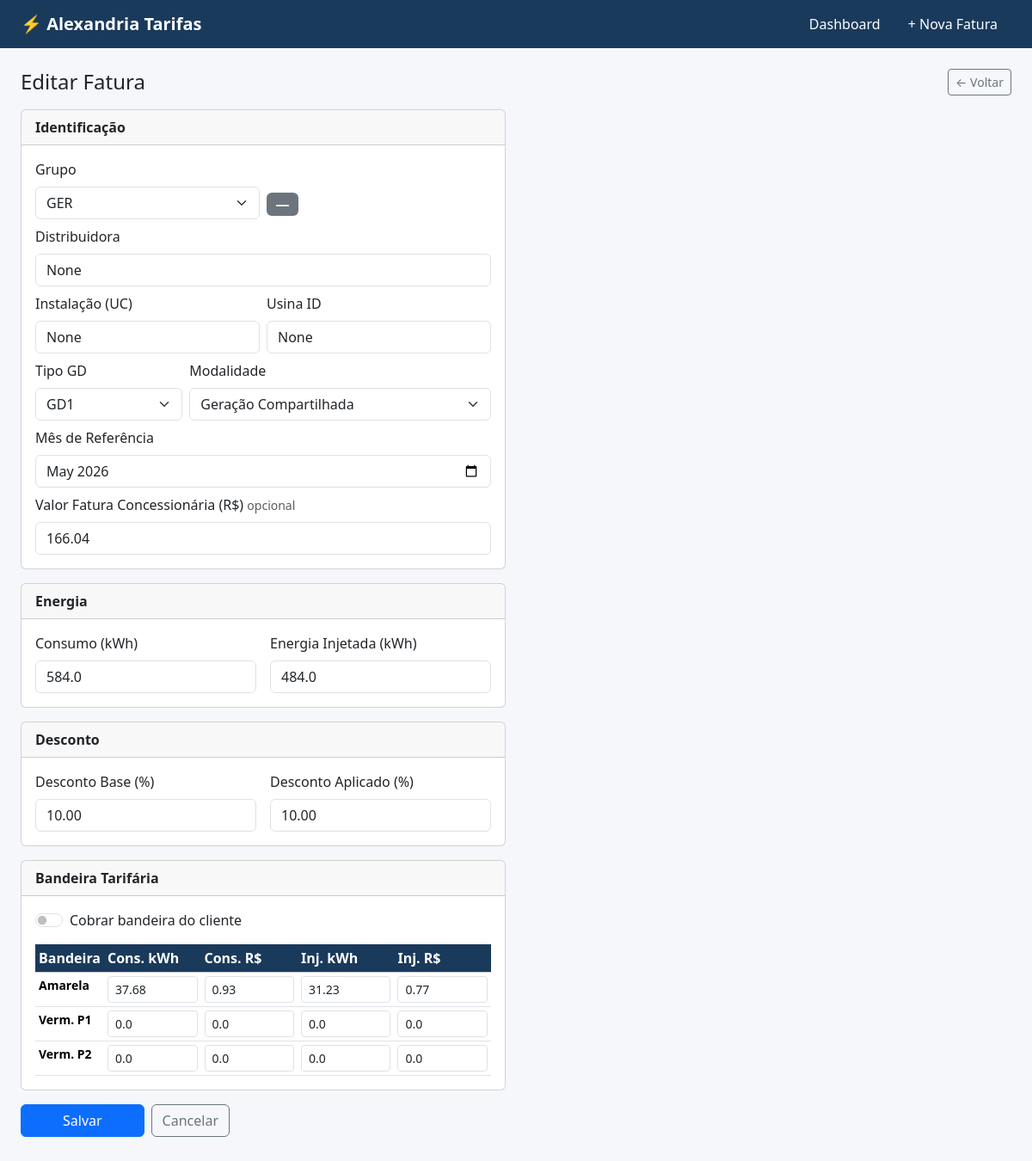
Screenshot of /faturas/1/editar with the database file from the repository.
### tables this page shows
CREATE TABLE faturas (
    id                      INTEGER PRIMARY KEY AUTOINCREMENT,
    cliente_id              INTEGER NOT NULL REFERENCES clientes(id),
    mes_referencia          TEXT NOT NULL,

    -- comuns a todos os grupos
    valor_concessionaria    REAL,
    consumo_kwh             REAL NOT NULL,
    injetada_kwh            REAL NOT NULL,
    desconto_base           REAL NOT NULL,
    desconto_aplicado       REAL,
    cobra_band              INTEGER NOT NULL DEFAULT 0,

    -- GER: TE + TUSD separados
    te_consumo              REAL,
    tusd_consumo            REAL,
    te_compensada           REAL,
    tusd_compensada         REAL,

    -- NEOENERGIA: TUSD + TE com nomes próprios
    tusd_distribuidora      REAL,
    te_distribuidora        REAL,
    desconto_injecao        REAL,

    -- EQT / CEMIG / BRASILIA / ENERGISA / LIGHT: tarifa direta
    tarifa_distribuidora_input REAL,
    tarifa_compensada_input    REAL,
    ajuste_gd2              REAL,

    -- EQT: SCEE (5 campos)
    scee_consumo            REAL,
    scee_injecao            REAL,
    scee_comp_nao_isento    REAL,
    scee_beneficio_bruto    REAL,
    scee_beneficio_liquido  REAL,

    -- LIGHT: TUSD/TE da injeção e fornecimento
    tusd_injetada_gd        REAL,
    te_injetada_gd          REAL,
    tusd_fornecida_gd       REAL,
    te_fornecida_gd         REAL,

    -- LIGHT: impostos (necessários para calcular valor_geracao)
    aliquota_icms           REAL,
    valor_icms              REAL,
    aliquota_pis            REAL,
    valor_pis               REAL,
    aliquota_cofins         REAL,
    valor_cofins            REAL,

    -- Bandeira consumo: todos os grupos têm pelo menos os valores
    b_amarela_cons_kwh      REAL DEFAULT 0,
    b_amarela_cons_valor    REAL DEFAULT 0,
    b_verm_p1_cons_kwh      REAL DEFAULT 0,
    b_verm_p1_cons_valor    REAL DEFAULT 0,
    b_verm_p2_cons_kwh      REAL DEFAULT 0,
    b_verm_p2_cons_valor    REAL DEFAULT 0,

    -- Bandeira injeção: apenas GER, EQT, CEMIG
    b_amarela_inj_kwh       REAL DEFAULT 0,
    b_amarela_inj_valor     REAL DEFAULT 0,
    b_verm_p1_inj_kwh       REAL DEFAULT 0,
    b_verm_p1_inj_valor     REAL DEFAULT 0,
    b_verm_p2_inj_kwh       REAL DEFAULT 0,
    b_verm_p2_inj_valor     REAL DEFAULT 0,

    -- Outputs calculados
    tarifa_distribuidora    REAL,
    tarifa_compensada       REAL,
    tarifa_geracao          REAL,
    desconto_real           REAL,
    desconto_ref            REAL,

    -- Pagamento
    status_pagamento        TEXT DEFAULT 'pendente',
    data_pagamento          DATE,
    obs                     TEXT,
    criado_em               DATETIME DEFAULT CURRENT_TIMESTAMP,

    UNIQUE(cliente_id, mes_referencia)
);

### app.py (the view, shortened to what this page needs)
@app.route("/faturas/nova", methods=["GET", "POST"])
@app.route("/faturas/<int:id>/editar", methods=["GET", "POST"])
def form_fatura(id=None):
    fatura = db.get_fatura(id) if id else None
    token    = request.args.get("_extr")
    extraido = _carregar_extraido(token) if token else None
    _log_debug(f"GET form_fatura: token={token} extraido={'SIM keys='+str(list(extraido.keys())) if extraido else 'NAO'}")
    mes_pre   = request.args.get("mes", mes_atual())
    grupo_pre = None
    if extraido:
        mes_pre   = (extraido.get("mes_referencia") or mes_pre[:7]) + "-01"
        grupo_pre = extraido.get("_grupo") or extraido.get("grupo")
    elif fatura:
        grupo_pre = fatura["grupo"]
    return render_template("form_fatura.html",
                           fatura=fatura,
                           mes_pre=mes_pre,
                           grupo_pre=grupo_pre,
                           campos_grupo=CAMPOS_GRUPO,
                           grupos=db.GRUPOS,
                           concessionarias=CONCESSIONARIAS,
                           extraido=extraido)

### app.py (called while the page is built)
def _log_debug(msg: str):
    with open(DEBUG_LOG, "a", encoding="utf-8") as f:
        f.write(f"[{datetime.now().strftime('%H:%M:%S')}] {msg}\n")

def mes_atual():
    hoje = date.today()
    return f"{hoje.year}-{hoje.month:02d}-01"

### db.py (called while the page is built)
def get_conn():
    conn = sqlite3.connect(DB_PATH)
    conn.row_factory = sqlite3.Row
    conn.execute("PRAGMA foreign_keys = OFF")   # desligado pois cliente_id agora é opcional
    return conn

def get_fatura(id):
    with get_conn() as conn:
        return conn.execute("SELECT * FROM faturas WHERE id=?", (id,)).fetchone()

### templates/form_fatura.html (shortened to what this page needs)
{% extends "base.html" %}
{% block content %}
{% macro pv(field, default='') -%}
  {%- if fatura -%}{{ fatura[field] if fatura[field] is not none else default }}{%- elif extraido -%}{{ extraido.get(field) if extraido.get(field) is not none else default }}{%- else -%}{{ default }}{%- endif -%}
{%- endmacro %}
<div class="d-flex justify-content-between align-items-center mb-3">
  <h4 class="mb-0">{{ 'Editar Fatura' if fatura else 'Nova Fatura' }}</h4>
  <a href="/" class="btn btn-outline-secondary btn-sm">← Voltar</a>
</div>
<form method="post" id="formFatura">
  <div class="row g-4">
    <div class="col-md-6">
      <div class="card mb-3">
        <div class="card-header fw-semibold">Identificação</div>
        <div class="card-body">
          <div class="row g-2 mb-2">
            <div class="col-6">
              <label class="form-label">Grupo</label>
              <select name="grupo" id="grupo" class="form-select" required
                onchange="aplicarGrupo(this.value)">
                {% for g in grupos %}
                  <option value="{{ g }}" {% if (fatura and fatura.grupo == g) or grupo_pre == g %}selected{% endif %}>{{ g }}</option>
                {% endfor %}
              </select>
            </div>
            <div class="col-6 d-flex align-items-end">
              <span id="badge-grupo" class="badge bg-secondary fs-6 mb-1">—</span>
            </div>
          </div>
          <div class="mb-2">
            <label class="form-label">Distribuidora</label>
            <input type="text" name="distribuidora" id="distribuidora"
              class="form-control" required
              list="lista-conc" placeholder="Digite para buscar..."
              autocomplete="off"
              value="{{ fatura.distribuidora if fatura else (extraido.get('distribuidora', '') if extraido else '') }}">
          </div>
          <div class="row g-2 mb-2">
            <div class="col-6">
              <label class="form-label">Instalação (UC)</label>
              <input type="text" name="instalacao" class="form-control" required
                placeholder="ex: 7739089"
                value="{{ fatura.instalacao if fatura else (extraido.get('instalacao', '') if extraido else '') }}">
            </div>
            <div class="col-6">
              <label class="form-label">Usina ID</label>
              <input type="text" name="usina_id" class="form-control"
                placeholder="ex: 3"
                value="{{ fatura.usina_id if fatura else '' }}">
            </div>
          </div>
          <div class="row g-2 mb-2">
            <div class="col-4">
              <label class="form-label">Tipo GD</label>
              <select name="tipo_gd" class="form-select">
                <option value="GD1" {% if (fatura and fatura.tipo_gd == 'GD1') or not fatura %}selected{% endif %}>GD1</option>
              </select>
            </div>
            <div class="col-8">
              <label class="form-label">Modalidade</label>
              <select name="modalidade" class="form-select">
                <option value="Geração Compartilhada" {% if not fatura or fatura.modalidade == 'Geração Compartilhada' %}selected{% endif %}>Geração Compartilhada</option>
              </select>
            </div>
          </div>
          <div class="row g-2 mb-2">
            <div class="col">
              <label class="form-label">Mês de Referência</label>
              <input type="month" name="mes_referencia" class="form-control" required
                value="{{ fatura.mes_referencia[:7] if fatura else (extraido.get('mes_referencia', mes_pre[:7]) if extraido else mes_pre[:7]) }}">
            </div>
          </div>
          <div>
            <label class="form-label">Valor Fatura Concessionária (R$) <span class="text-muted small">opcional</span></label>
            <input type="number" step="0.01" name="valor_concessionaria" class="form-control"
              value="{{ pv('valor_concessionaria') }}">
          </div>
        </div>
      </div>
      <div class="card mb-3">
        <div class="card-header fw-semibold">Energia</div>
        <div class="card-body row g-3">
          <div class="col-6">
            <label class="form-label">Consumo (kWh)</label>
            <input type="number" step="0.01" name="consumo_kwh" id="consumo_kwh" class="form-control calc" required
              value="{{ pv('consumo_kwh') }}">
          </div>
          <div class="col-6">
            <label class="form-label">Energia Injetada (kWh)</label>
            <input type="number" step="0.01" name="injetada_kwh" id="injetada_kwh" class="form-control calc" required
              value="{{ pv('injetada_kwh') }}">
          </div>
        </div>
      </div>
      <div class="card mb-3">
        <div class="card-header fw-semibold">Desconto</div>
        <div class="card-body row g-3">
          <div class="col-6">
            <label class="form-label">Desconto Base (%)</label>
            <input type="number" step="0.01" name="desconto_base_pct" id="desconto_base_pct" class="form-control calc" required
              value="{{ '%.2f'|format((fatura.desconto_base or 0.1)*100) if fatura else '10.00' }}">
          </div>
          <div class="col-6" id="bloco_desc_aplicado">
            <label class="form-label">Desconto Aplicado (%)</label>
            <input type="number" step="0.01" name="desconto_aplicado_pct" id="desconto_aplicado_pct" class="form-control calc"
              value="{{ '%.2f'|format((fatura.desconto_aplicado or 0.1)*100) if fatura else '10.00' }}">
          </div>
        </div>
      </div>
      <div class="card mb-3">
        <div class="card-header fw-semibold">Bandeira Tarifária</div>
        <div class="card-body">
          <div class="form-check form-switch mb-3">
            <input class="form-check-input calc" type="checkbox" name="cobra_band" id="cobra_band"
              {{ 'checked' if fatura and fatura.cobra_band else '' }}>
            <label class="form-check-label" for="cobra_band">Cobrar bandeira do cliente</label>
          </div>
          <div id="bloco_band_kwh">
            <div class="table-responsive">
              <table class="table table-sm mb-0">
                <thead class="table-light"><tr>
                  <th class="text-nowrap" style="min-width:80px">Bandeira</th>
                  <th class="text-nowrap" style="min-width:110px">Cons. kWh</th>
                  <th class="text-nowrap" style="min-width:110px">Cons. R$</th>
                  <th id="th_inj_kwh" class="text-nowrap" style="min-width:110px">Inj. kWh</th>
                  <th id="th_inj_val" class="text-nowrap" style="min-width:110px">Inj. R$</th>
                </tr></thead>
                <tbody>
                  {% for tipo, label in [('amarela','Amarela'),('verm_p1','Verm. P1'),('verm_p2','Verm. P2')] %}
                  <tr>
                    <td class="fw-semibold small">{{ label }}</td>
                    <td><input type="number" step="0.01" name="b_{{ tipo }}_cons_kwh" class="form-control form-control-sm calc"
                      value="{{ pv('b_' ~ tipo ~ '_cons_kwh', '0') }}"></td>
                    <td><input type="number" step="0.01" name="b_{{ tipo }}_cons_valor" class="form-control form-control-sm calc"
                      value="{{ pv('b_' ~ tipo ~ '_cons_valor', '0') }}"></td>
                    <td class="td_inj_kwh"><input type="number" step="0.01" name="b_{{ tipo }}_inj_kwh" class="form-control form-control-sm calc"
                      value="{{ pv('b_' ~ tipo ~ '_inj_kwh', '0') }}"></td>
                    <td class="td_inj_val"><input type="number" step="0.01" name="b_{{ tipo }}_inj_valor" class="form-control form-control-sm calc"
                      value="{{ pv('b_' ~ tipo ~ '_inj_valor', '0') }}"></td>
                  </tr>
                  {% endfor %}
                </tbody>
              </table>
            </div>
          </div>
        </div>
      </div>
    </div>
    <div class="col-md-6">
    </div>
  </div>
  <div class="d-flex gap-2">
    <button type="submit" class="btn btn-primary px-5">Salvar</button>
    <a href="/" class="btn btn-outline-secondary">Cancelar</a>
  </div>
</form>
{% endblock %}

### templates/base.html (style rules this page uses)
body { background: #f5f7fa; }
.table th { background: #1a3a5c; color: #fff; }

### rows the page displays
faturas: tipo_gd "GD1", modalidade "Geração Compartilhada", mes_referencia "2026-05", valor_concessionaria "166.04", consumo_kwh "584.0", injetada_kwh "484.0", desconto_base_pct "10.00", desconto_aplicado_pct "10.00", b_amarela_cons_kwh "37.68" "0.0" "0.0", b_amarela_cons_valor "0.93" "0.0" "0.0", b_amarela_inj_kwh "31.23" "0.0" "0.0", b_amarela_inj_valor "0.77" "0.0" "0.0"

### other values shown
{{ 'Editar Fatura' if fatura else 'Nova Fatura' }} "Editar Fatura"
{{ label }} "Amarela" "Verm. P1" "Verm. P2"
form field grupo "GER"
